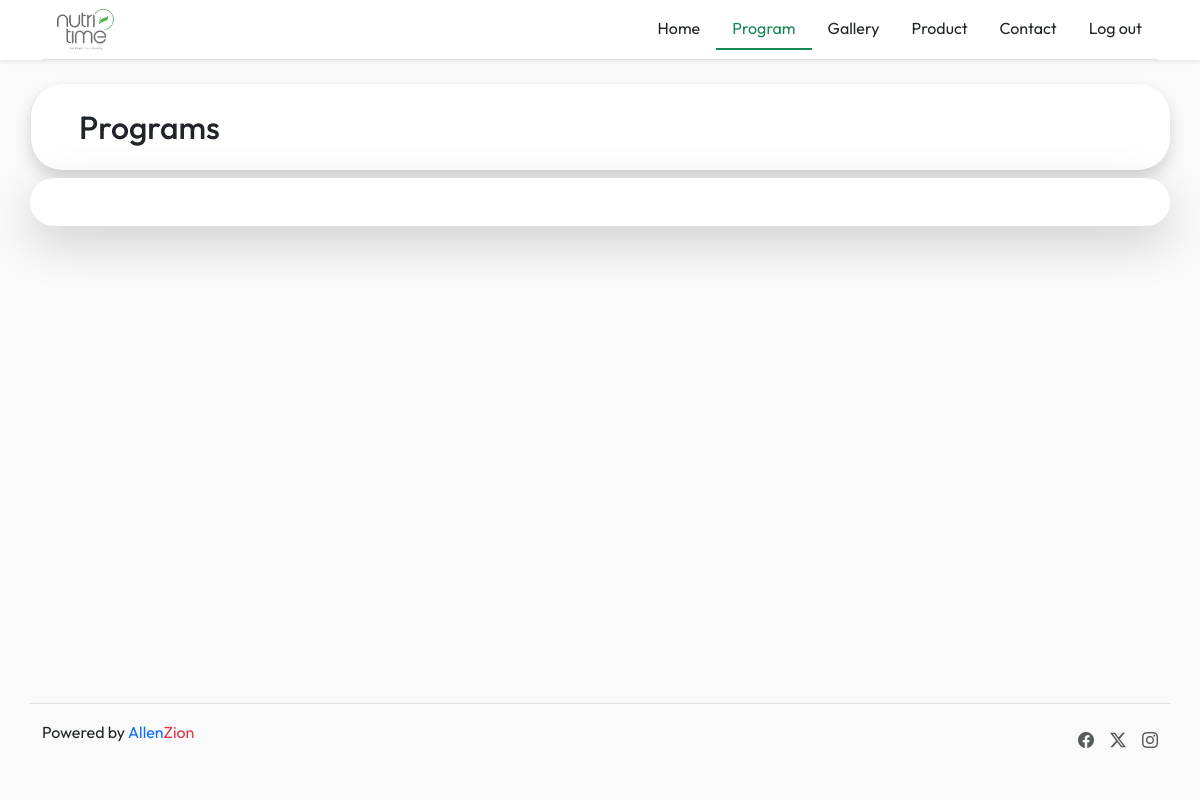
The page /User/pages/program2.php (signed in) on the database as committed earlier.
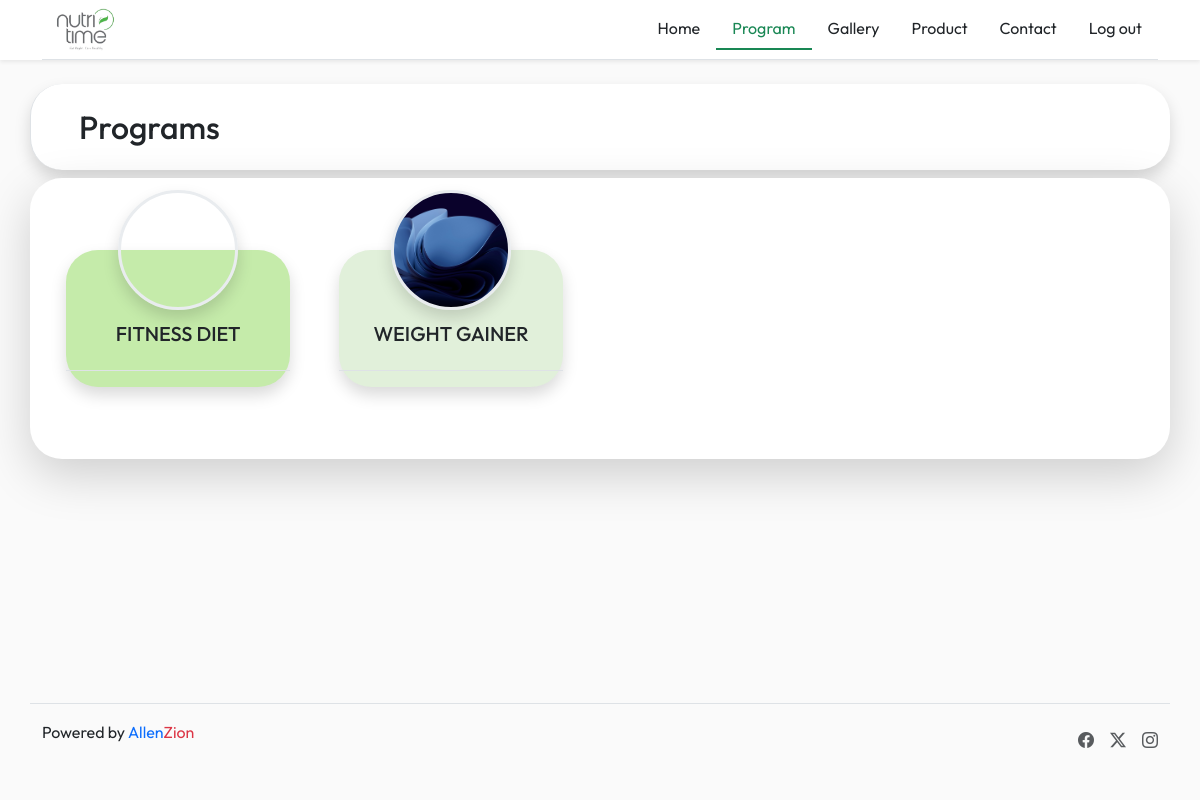
The same page on the database as committed later.
### tables this page shows
CREATE TABLE `program` (
  `program_id` int(11) NOT NULL,
  `program_name` varchar(50) NOT NULL,
  `program_img` varchar(50) NOT NULL,
  `program_date` varchar(50) NOT NULL,
  `program_time` varchar(20) NOT NULL,
  `program_venue` varchar(50) NOT NULL
);

### User/pages/program2.php (the view, shortened to what this page needs)
<?php
 include './connect.php';
?>
<!DOCTYPE html>
<html lang="en">
<head>
    <link rel="stylesheet" href="../css/style.css">
    <link rel="stylesheet" href="https://cdn.jsdelivr.net/npm/bootstrap@5.3.2/dist/css/bootstrap.min.css">
    <link rel="stylesheet" href="https://cdn.jsdelivr.net/npm/bootstrap-icons@1.11.3/font/bootstrap-icons.min.css">
    <link rel="stylesheet" href="https://cdnjs.cloudflare.com/ajax/libs/font-awesome/5.15.3/css/all.min.css">
</head>
<body>
    <div class="container-fluid bg-white shadow-sm">
        <div class="container">
            <header class="d-flex flex-wrap justify-content-center py-2 mb-4 border-bottom">
                <a href="/" class="d-flex align-items-center mb-3 mb-md-0 me-md-auto link-body-emphasis text-decoration-none">
                    <img src="../images/icon.png" class="icon1 me-2" width="90">
                </a>
                <ul class="nav">
                    <li class="nav-item"><a href="./index2.php" class="nav-link text-dark">Home</a></li>
                    <li class="nav-item"><a href="./program2.php"class="nav-link text-success border-bottom border-2 border-success text-success">Program</a></li>
                    <li class="nav-item"><a href="./gallery2.php" class="nav-link text-dark">Gallery</a></li>
                    <li class="nav-item"><a href="./product2.php" class="nav-link text-dark">Product</a></li>
                    <li class="nav-item"><a href="./contact2.php" class="nav-link text-dark">Contact</a></li>
                    <li class="nav-item"><a href="./login.php" class="nav-link text-dark">Log out</a></li>
                </ul>
            </header>
        </div>
    </div>
    <div class="container">
    <div class="row">
    <div class="h2 py-4 px-5 border-start bg-white rounded-5 shadow">Programs</div>
    <div class="card border-0 shadow-lg rounded-5">
        <div class="row text-center p-4">
<?php
        $colors = array('#C5EBAA', '#E1F0DA', '#EED3D9', '#C6DCBA', '#D4E2D4', '#EEE0C9', '#C2DEDC', '#96B6C5', '#F5F0BB', '#F1F7B5');
        $sql=mysqli_query($conn,"SELECT * FROM program ORDER BY program_id ");
        $color_index = 0;
        while($row=mysqli_fetch_assoc($sql))
        {
            $prg_name=$row['program_name'];
            $prg_img=$row['program_img'];
            $prg_mode=$row['program_mode'];
            $color = $colors[$color_index % count($colors)];
            $color_index++;
        ?>
        <div class="col-lg-3 col-md col-sm-6 col my-5 ">
            <div class="card shadow rounded-5 pt-5 border-0 h-100" style="width: 14rem; position: relative; background-color: <?php echo $color; ?>"  data-bs-toggle="modal" data-bs-target="#exampleModal">
                <div class="image-container rounded-circle overflow-hidden border border-3 border-light-subtle shadow z-3 position-absolute" style="width: 120px; height: 120px; margin: auto; top: -60px; left: 0; right: 0; background-image: url('../../Admin/images/program/<?php echo $prg_img; ?>'); background-size: cover; background-position: center;"></div>
                <div class="card-body pt-4">
                    <h5 class="card-title text-uppercase"><?php echo $prg_name; ?></h5>
                </div>
                <div class="card-footer text-secondary bg-transparent border-top"><?php echo $prg_mode; ?></div>
            </div>
        </div>
        <?php
        }
?>
        </div>
            </div>
    </div>
</div>
        <footer class="d-flex flex-wrap container justify-content-between fixed-bottom align-items-center py-3 my-4 border-top">
            <div class="col-md-4 d-flex align-items-center">
                <p>Powered by <a href="https://allenzion.com/" class="text-decoration-none">Allen<span class="text-danger">Zion</span></a></p>
            </div>
            <ul class="nav col-md-4 justify-content-end list-unstyled d-flex">
            <li class="ms-3"><a class="text-body-secondary" href="#"><i class="bi bi-facebook" width="24" height="24"></i></a></li>
            <li class="ms-3"><a class="text-body-secondary" href="#"><i class="bi bi-twitter-x" width="24" height="24"></i></a></li>
            <li class="ms-3"><a class="text-body-secondary" target="_blank" href="https://www.instagram.com/nutritimenutritionclub/"><i class="bi bi-instagram" width="24" height="24"></i></a></li>
            </ul>
        </footer>
</body>
</html>

Rows that differ between the two databases and show on the page:
added program: program_name "FITNESS DIET"
added program: program_name "WEIGHT GAINER"
